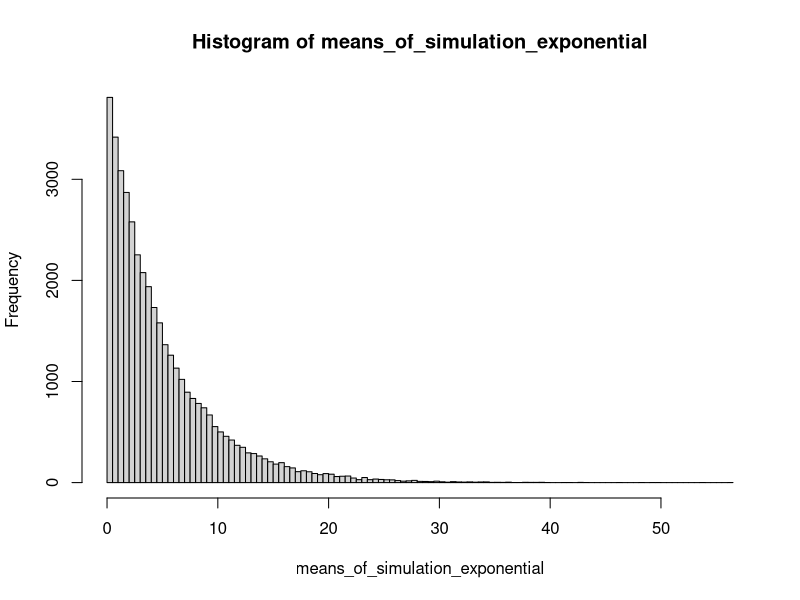
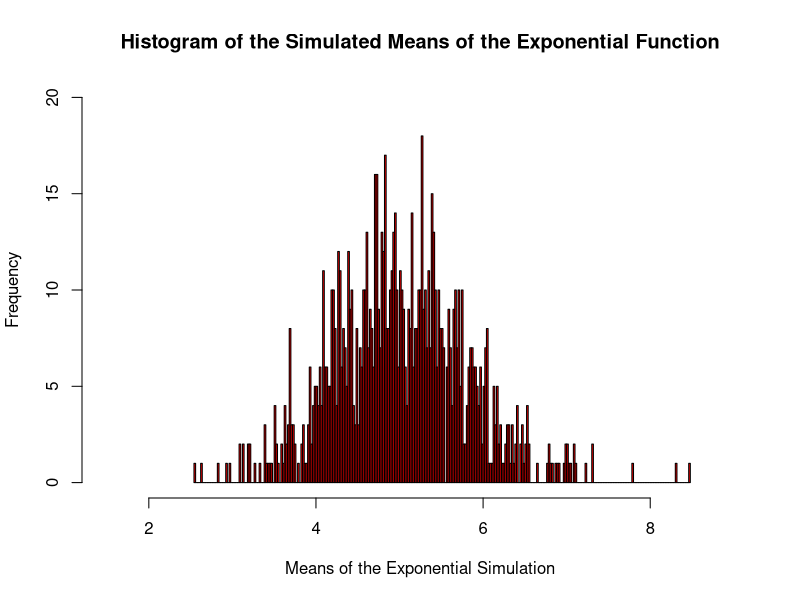
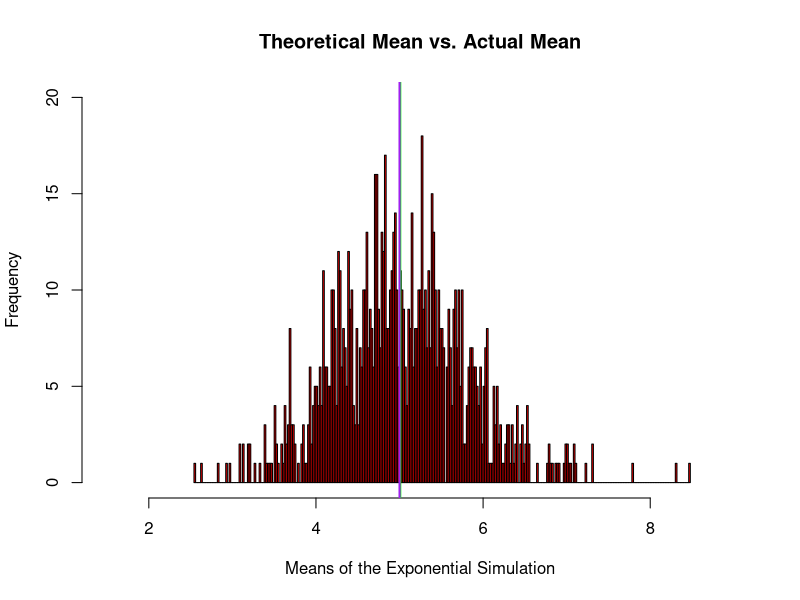
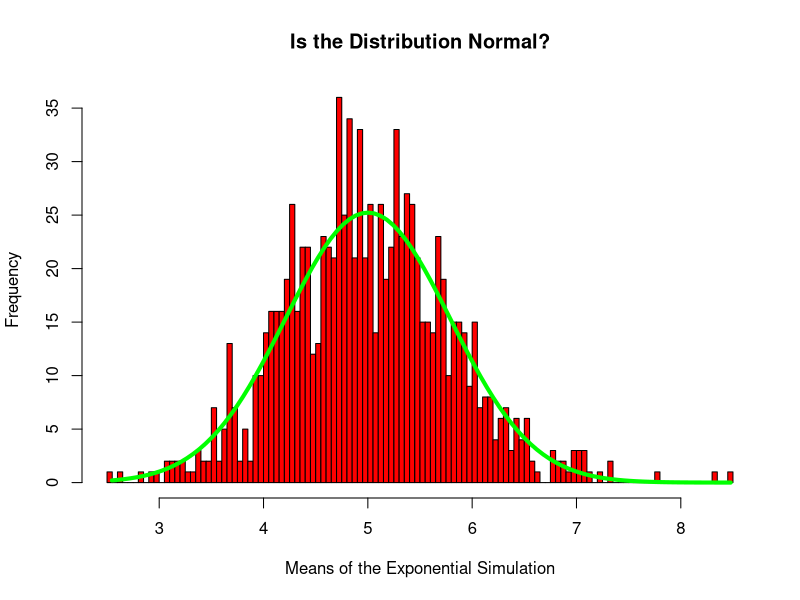

Generate these figures, in order, with R:
##Statistical Inference - Course Project Part 1

# choosing a baseline seed for replicability


set.seed(2021)

lambda <- 0.2

number_of_exponentials <- 40

simulations_number <- 1000

running_simulation <-
  replicate(simulations_number, rexp(number_of_exponentials, lambda))
#replicate(n, expr, simplify = "array")// replicate is a wrapper for the common use of sapply
#for repeated evaluation of an expression (which will usually involve random number generation).

means_of_simulation_exponential <- sapply(running_simulation, mean)

means_of_simulation_exponential_apply <- apply(running_simulation, 2, mean) 
#a vector giving the subscripts which the function will be applied over. E.g., for a matrix 1 indicates rows, 2 indicates columns, 
#c(1, 2) indicates rows and columns. Where X has named dimnames, it can be a character vector 
#selecting dimension names.


hist(means_of_simulation_exponential,breaks = 100)
hist(means_of_simulation_exponential_apply, breaks = 400,xlim = c(1.5,8.99), ylim = c(0,20), col = "red", main = "Histogram of the Simulated Means of the Exponential Function", xlab = "Means of the Exponential Simulation")


#The mean of the exponential distribution is 1/lambda

mean_of_exponential_distribution <- 1/lambda


hist(means_of_simulation_exponential_apply, breaks = 400,xlim = c(1.5,8.99), ylim = c(0,20), col = "red", main = "Theoretical Mean vs. Actual Mean", xlab = "Means of the Exponential Simulation")

abline(v=mean(means_of_simulation_exponential_apply), lwd="2", col="green")


abline(v=mean(mean_of_exponential_distribution), lwd="2", col="purple")

print(mean(means_of_simulation_exponential_apply))

print(mean_of_exponential_distribution)

#the sample mean is almost identical to the mean of the theoretical distribution





## Sample Variance vs Theoretical Variance 

tVar <- (1/lambda)^2 / number_of_exponentials

tVar

sVar <- round(var(means_of_simulation_exponential_apply),3)

sVar


##Distribution
##Need to Show that the distribution is approximately normal 




mean_distribution <- 1 / lambda

sd_distribution <- (1/lambda)/sqrt(number_of_exponentials)


hist(means_of_simulation_exponential_apply, breaks = 100 , col = "red", main = "Is the Distribution Normal?", xlab = "Means of the Exponential Simulation")

xfit <- seq(min(means_of_simulation_exponential_apply), max(means_of_simulation_exponential_apply), length = 100)

yfit <- dnorm(xfit, mean = mean_distribution, sd = sd_distribution)

lines(xfit, yfit*50, col= "green", lwd = 4)




